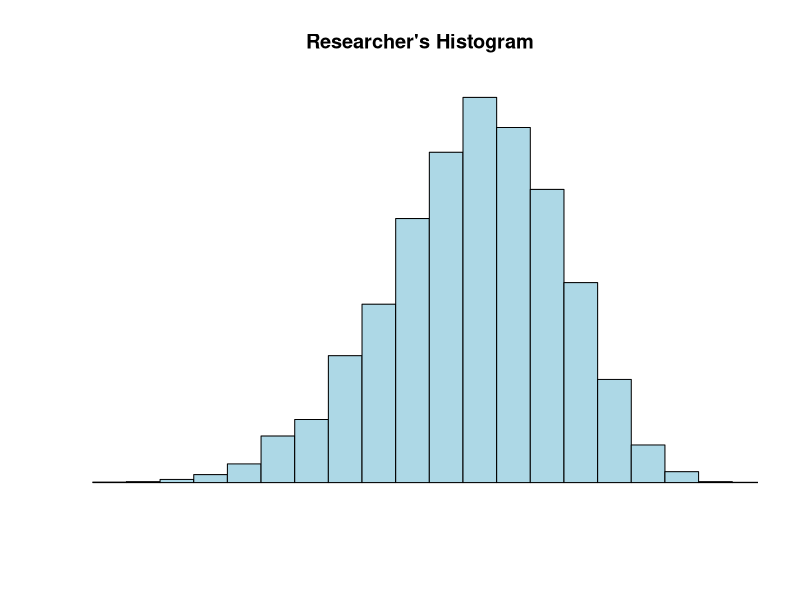
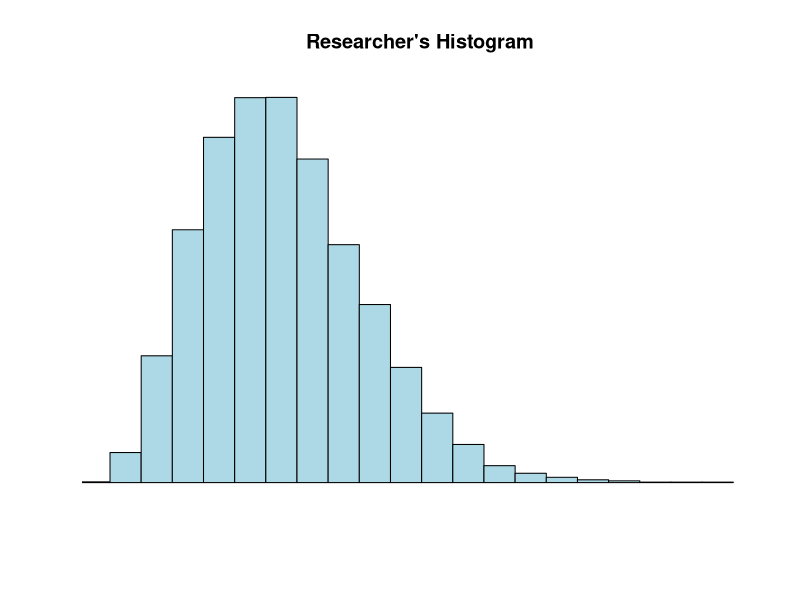
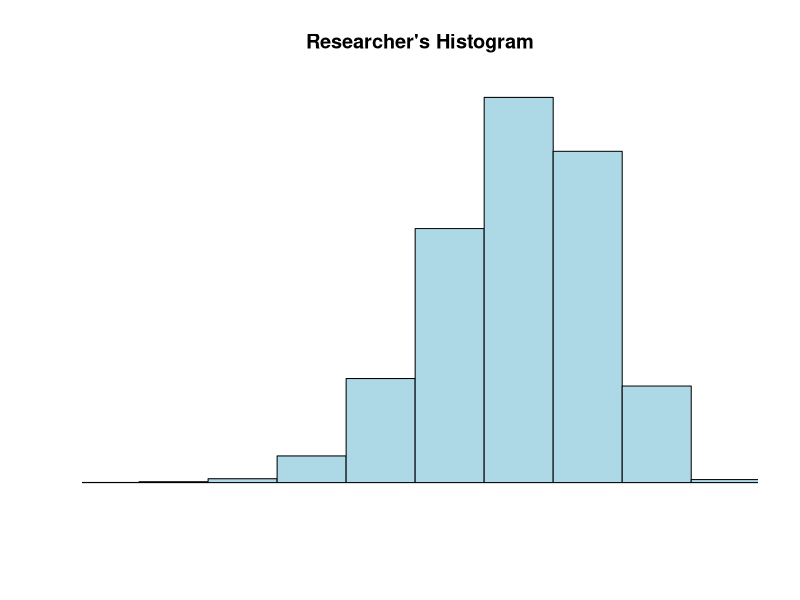
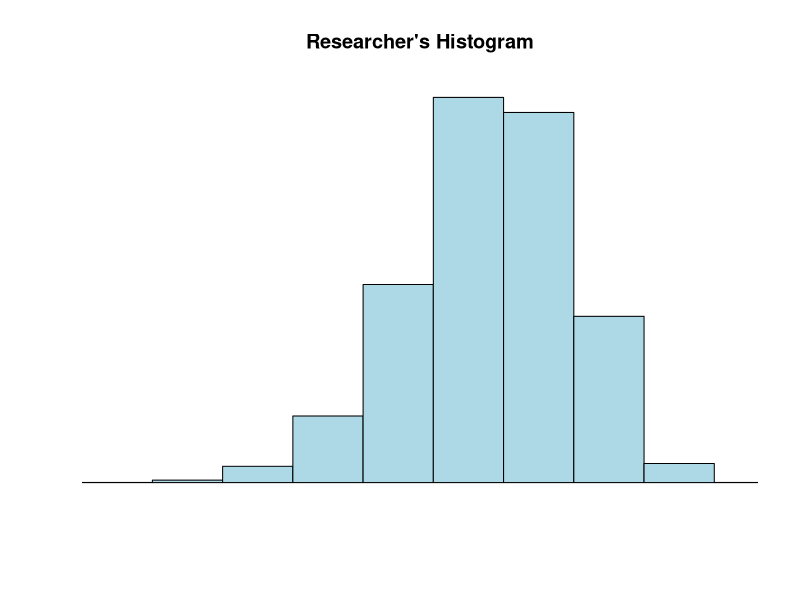
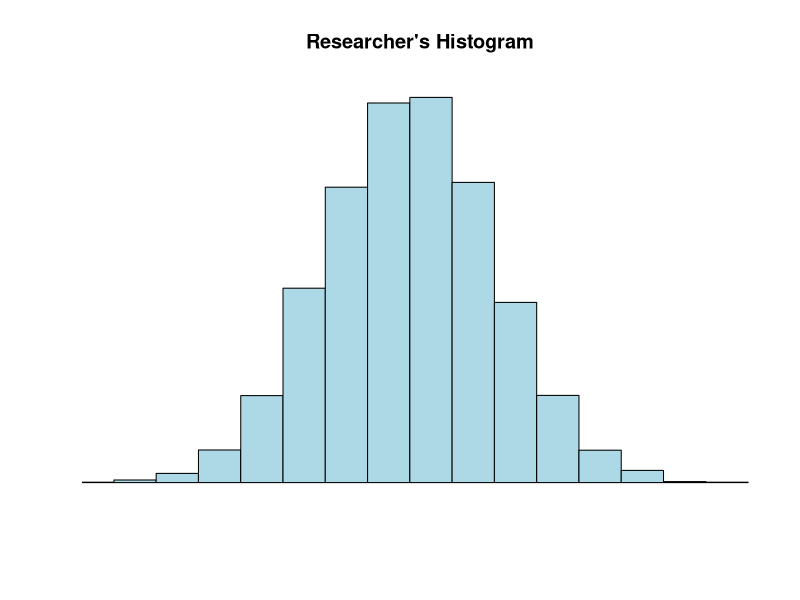
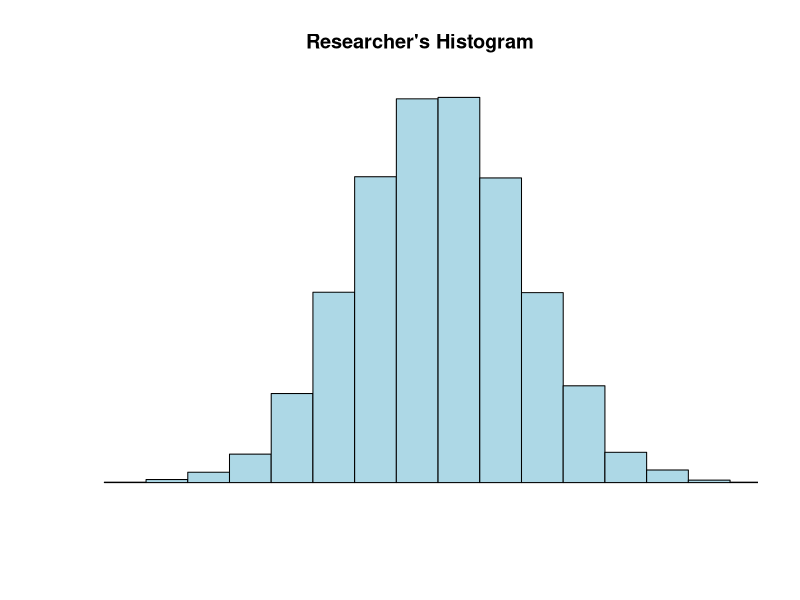
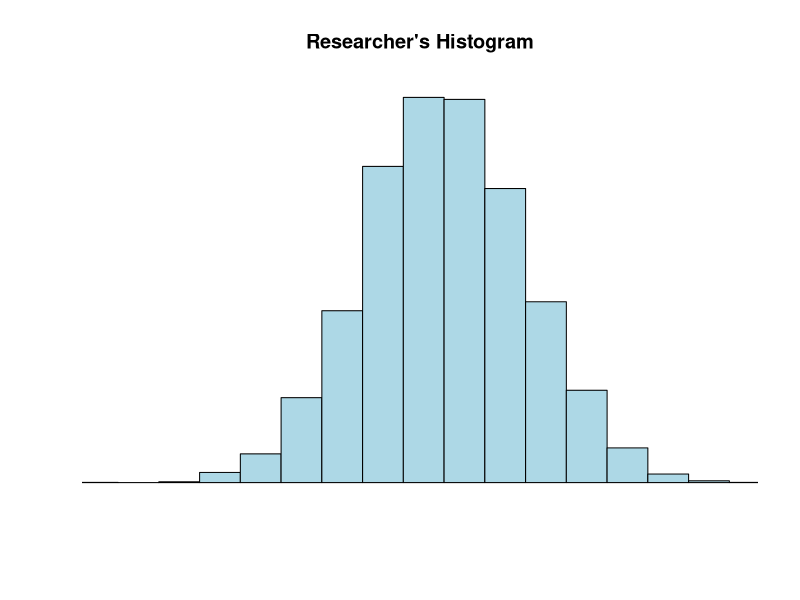
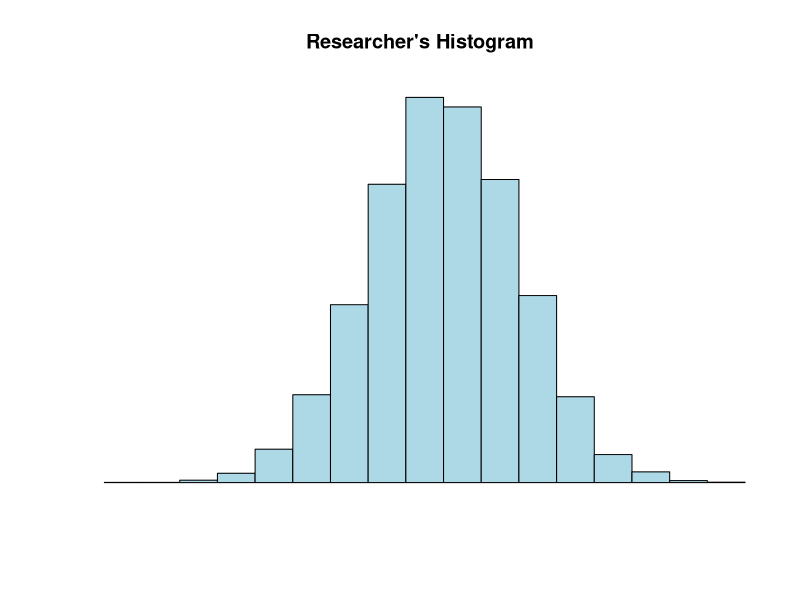

R code for these plots, in order: (Note: this script raises an error after producing the figures.)
##### I currently plan to create a bank of 5000 random questions per test,      #####
##### which requires 25 distinct generators per test as they appear below. So,  #####
##### 75 total genrators for a semester of three tests. Once finished with      #####
##### individual generators, I will begin function wrapping, creating either a  #####
##### single function with many adaptive arguments, or a suite of functions.    #####

##### These will help streamline test writing, requiring only that one runs the #####
##### code and occasionally re-uploads the test banks. The longest part of the  #####
##### process is waiting on the e-learning uploads of the CSVs so-created.      #####                                                               #####

##### 10/25 Generators for test 1 completed  #####
##### 0/25 Generators for test 2 completed  #####
##### 0/25 Generators for test 3 completed  #####

#### 0/75 Generators wrapped into functions #####

##### n is the number of questions desired, answers is the number of answers    #####
##### per question, points.per.q are the points assigned to each question,      #####
##### difficulty is the difficulty assigned to each question, and type is the   #####
##### question's category (all as listed on e-learning. I've labeled the        #####
##### questions by concept, e-learning type, and creation of the concept/type   #####
##### pair. For example, MeanMC1 is a generator for my first very simple        #####
##### multiple choice question about a mean.                                    #####

##### MeanMC1 #####
title <- "MeanMC1"
n = 200
type <- "MC"
answers <- 4
points.per.q <- 4
difficulty <- 1
quest.txt <- "What is the mean of the following dataset?"
dat.size = 5
digits = 1
questions <- data.frame()
for(i in 1:n)
{
ID <- paste(title, i, sep = "-")
points <- sample(c(rep(0,answers-1),100),replace=F)
corr.ind <- 6 + which.max(points)
data <- round(rnorm(dat.size,mean=rnorm(1,mean=900,sd=400),sd=200) + (0.5*rt(dat.size,df=30)), digits = digits)
corr.ans <- round(mean(data), digits = digits)
ans.txt <- round(rnorm(answers,mean=rnorm(1,mean=900,sd=400),sd=200) + (0.75*rt(answers,df=30)), digits = digits)
hint <- "Watch out for negatives!"
feedback <- "Did you sum the numbers (subtracting any negatives) and divide by the sample size?"
param <- c("NewQuestion","ID","Title","QuestionText","Points","Difficulty",
           rep("Option", answers),"Hint","Feedback")
content <- c(type, ID, ID, paste(quest.txt,
                                                     paste(as.character(data),
                                                           collapse=", ",sep=""),
                                                     collapse = ""),
             points.per.q, difficulty, points, hint, feedback)
options <- c(rep("",6), ans.txt, rep("",2))
options[corr.ind] <- corr.ans
questions[(1+(8+answers)*i):((8+answers)*(i+1)),1] <- param
questions[(1+(8+answers)*i):((8+answers)*(i+1)),2] <- content
questions[(1+(8+answers)*i):((8+answers)*(i+1)),3] <- options
}
questions <- questions[(9+answers):((8+answers)*(n+1)),]
write.table(questions, sep=",", file=paste(title, ".csv", sep = ""),
            row.names=F, col.names=F)

##### MedianMC1 #####
title <- "MedianMC1"
n = 200
type <- "MC"
answers <- 4
points.per.q <- 4
difficulty <- 1
quest.txt <- "What is the median of the following dataset?"
digits = 1
questions <- data.frame()
for(i in 1:n)
{
  ID <- paste(title, i, sep = "-")
  dat.size = sample(c(5,6), size = 1)
  points <- sample(c(rep(0,answers-1),100),replace=F)
  corr.ind <- 6 + which.max(points)
  data <- round(rnorm(dat.size,mean=rnorm(1,mean=900,sd=400),sd=200) + (0.5*rt(dat.size,df=30)), digits = digits)
  corr.ans <- round(median(data), digits = digits)
  ans.txt <- round(sample(c(median(data)-15.2, sd(data),
                       rnorm(answers-2,mean=rnorm(1,mean=900,sd=400),sd=200) + (0.5*rt(answers-2,df=30))),
                     replace = F),
                   digits = digits)
  hint <- "Sort the data first."
  feedback <- "Sort and find the middle number, or take the average of the two middle numbers."
  param <- c("NewQuestion","ID","Title","QuestionText","Points","Difficulty",
             rep("Option", answers),"Hint","Feedback")
  content <- c(type, ID, ID, paste(quest.txt,
                                                           paste(as.character(data),
                                                                 collapse=", ",sep=""),
                                                           collapse = ""),
               points.per.q, difficulty, points, hint, feedback)
  options <- c(rep("",6), ans.txt, rep("",2))
  options[corr.ind] <- corr.ans
  questions[(1+(8+answers)*i):((8+answers)*(i+1)),1] <- param
  questions[(1+(8+answers)*i):((8+answers)*(i+1)),2] <- content
  questions[(1+(8+answers)*i):((8+answers)*(i+1)),3] <- options
}
questions <- questions[(9+answers):((8+answers)*(n+1)),]
write.table(questions, sep=",", file=paste(title, ".csv", sep = ""),
            row.names=F, col.names=F)

##### SDMC1 #####
title <- "SDMC1"
n = 200
type <- "MC"
answers <- 4
points.per.q <- 4
difficulty <- 1
quest.txt <- "What is the SD of the following dataset?"
dat.size = 5
digits = 1
questions <- data.frame()
for(i in 1:n)
{
  ID <- paste(title, i, sep = "-")
  points <- sample(c(rep(0,answers-1),100),replace=F)
  corr.ind <- 6 + which.max(points)
  data <- round(rnorm(dat.size,mean=rnorm(1,mean=900,sd=400),sd=200) + (0.5*rt(dat.size,df=30)), digits = 1)
  corr.ans <- round(sd(data), digits = digits)
  ans.txt <- round(sample(c(sd(data)^2, sqrt(sd(data)^2*(dat.size-1)),
                       rnorm(answers-2,mean=rnorm(1,mean=900,sd=400),sd=200) + (0.5*rt(answers-2,df=30))),
                     replace = F), digits = digits)
  hint <- "Don't forget to take a square root at the end."
  feedback <- "1: Mean. 2: Squared differences. 3: Sum. 4: Divide. 5. Square Root. "
  param <- c("NewQuestion","ID","Title","QuestionText","Points","Difficulty",
             rep("Option", answers),"Hint","Feedback")
  content <- c(type, ID, ID, paste(quest.txt,
                                                       paste(as.character(data),
                                                             collapse=", ",sep=""),
                                                       collapse = ""),
               points.per.q, difficulty, points, hint, feedback)
  options <- c(rep("",6), round(ans.txt, digits = digits), rep("",2))
  options[corr.ind] <- corr.ans
  questions[(1+(8+answers)*i):((8+answers)*(i+1)),1] <- param
  questions[(1+(8+answers)*i):((8+answers)*(i+1)),2] <- content
  questions[(1+(8+answers)*i):((8+answers)*(i+1)),3] <- options
}
questions <- questions[(9+answers):((8+answers)*(n+1)),]
write.table(questions, sep=",", file=paste(title, ".csv", sep = ""),
            row.names=F, col.names=F)

##### NormDistMC1 #####
title <- "NormDistMC1"
n = 200
type <- "MC"
answers <- 4
points.per.q <- 4
difficulty <- 1
quest.txt1 <- "Given that some normally distributed data has a mean of "
quest.txt2 <- " and a standard deviation of "
quest.txt3 <- ". What is the probability that a randomly sampled datapoint will be less than "
quest.txt4 <- "?"
dat.size = 1
digits = 3
questions <- data.frame()
for(i in 1:n)
{
  ID <- paste(title, i, sep = "-")
  points <- sample(c(rep(0,answers-1),100),replace=F)
  corr.ind <- 6 + which.max(points)
  data1 <- rnorm(dat.size,mean=rnorm(1,mean=900,sd=300),sd=100) + (0.25*rt(dat.size,df=30))
  data2 <- runif(dat.size, 65, 150)
  data3 <- sample(c(runif(dat.size, data1 - 180, data1 - 5),
                  runif(dat.size, data1 + 5, data1 + 180)), size = dat.size)
  corr.ans <- pnorm(round(((data3 - data1)/data2), digits = 2))
  up.min <- corr.ans + .05
  down.max <- corr.ans - .05
  ans.txt <- sample(if(corr.ans < .025){runif(answers, up.min, 1.05)}
                    else{if(corr.ans > .975){runif(answers, -0.05, down.max)}
                      else{c(runif(ceiling(answers/2), -0.05, down.max),
                             runif(ceiling(answers/2), up.min, 1.05))}},
                    size = answers, replace = F)
  hint <- "You'll need your Z-table for this question."
  feedback <- "1: Calculate Z. 2: Find area below on the Z-table."
  param <- c("NewQuestion","ID","Title","QuestionText","Points","Difficulty",
             rep("Option", answers),"Hint","Feedback")
  content <- c(type, ID, ID, paste(quest.txt1, round(data1, digits=3), quest.txt2,
                                                                round(data2, digits=3), quest.txt3, 
                                                                round(data3, digits = 3), quest.txt4,
                                                                collapse = "", sep= ""),
               points.per.q, difficulty, points, hint, feedback)
  options <- c(rep("",6), round(ans.txt, digits = digits), rep("",2))
  options[corr.ind] <- round(corr.ans,digits = digits)
  questions[(1+(8+answers)*i):((8+answers)*(i+1)),1] <- param
  questions[(1+(8+answers)*i):((8+answers)*(i+1)),2] <- content
  questions[(1+(8+answers)*i):((8+answers)*(i+1)),3] <- options
}
questions <- questions[(9+answers):((8+answers)*(n+1)),]
write.table(questions, sep=",", file=paste(title, ".csv", sep = ""),
            row.names=F, col.names=F)

##### NormDistMC2 #####
title <- "NormDistMC2"
n = 200
type <- "MC"
answers <- 4
points.per.q <- 4
difficulty <- 1
quest.txt1 <- "Given that some normally distributed data has a mean of "
quest.txt2 <- " and a standard deviation of "
quest.txt3 <- ". What is the probability that a randomly sampled datapoint will be greater than "
quest.txt4 <- "?"
dat.size = 1
digits = 3
questions <- data.frame()
for(i in 1:n)
{
  ID <- paste(title, i, sep = "-")
  points <- sample(c(rep(0,answers-1),100),replace=F)
  corr.ind <- 6 + which.max(points)
  data1 <- rnorm(dat.size,mean=rnorm(1,mean=900,sd=300),sd=100) + (0.25*rt(dat.size,df=30))
  data2 <- runif(dat.size, 65, 150)
  data3 <- sample(c(runif(dat.size, data1 - 180, data1 - 5),
                    runif(dat.size, data1 + 5, data1 + 180)), size = dat.size)
  corr.ans <- 1 - pnorm(round(((data3-data1)/data2), digits = 2))
  up.min <- corr.ans + .05
  down.max <- corr.ans - .05
  ans.txt <- sample(if(corr.ans < .025){runif(answers, up.min, 1.05)}
                    else{if(corr.ans > .975){runif(answers, -0.05, down.max)}
                         else{c(runif(ceiling(answers/2), -0.05, down.max),
                                runif(ceiling(answers/2), up.min, 1.05))}},
                    size = answers, replace = F)
  hint <- "You'll need your Z-table for this question."
  feedback <- "1: Calculate Z. 2: Find area below on the Z-table. 3: Take 1 - area below."
  param <- c("NewQuestion","ID","Title","QuestionText","Points","Difficulty",
             rep("Option", answers),"Hint","Feedback")
  content <- c(type, ID, ID, paste(quest.txt1, round(data1, digits=3), quest.txt2,
                                                                round(data2, digits=3), quest.txt3, 
                                                                round(data3, digits = 3), quest.txt4,
                                                                collapse = "", sep= ""),
               points.per.q, difficulty, points, hint, feedback)
  options <- c(rep("",6), round(ans.txt, digits = digits), rep("",2))
  options[corr.ind] <- round(corr.ans,digits = digits)
  questions[(1+(8+answers)*i):((8+answers)*(i+1)),1] <- param
  questions[(1+(8+answers)*i):((8+answers)*(i+1)),2] <- content
  questions[(1+(8+answers)*i):((8+answers)*(i+1)),3] <- options
}
questions <- questions[(9+answers):((8+answers)*(n+1)),]
write.table(questions, sep=",", file=paste(title, ".csv", sep = ""),
            row.names=F, col.names=F)

##### InvNormMC1 #####
title <- "InvNormMC1"
n = 200
type <- "MC"
answers <- 4
points.per.q <- 4
difficulty <- 1
quest.txt1 <- "Given that some normally distributed data has a mean of "
quest.txt2 <- " and a standard deviation of "
quest.txt3 <- ". What is the value x of this dataset where "
quest.txt4 <- "% of all other data values are "
dat.size = 1
digits = 1
questions <- data.frame()
for(i in 1:n)
{
  ID <- paste(title, i, sep = "-")
  points <- sample(c(rep(0,answers-1),100), replace=F)
  corr.ind <- 6 + which.max(points)
  data1 <- round((rnorm(dat.size,mean=rnorm(1,mean=900,sd=300),sd=100) + (0.25*rt(dat.size,df=30))), digits = digits)
  data2 <- round(runif(dat.size, 65, 150), digits = digits) 
  data3 <- round(runif(dat.size, 3, 97), digits = 0)
  data4 <- sample(c("less?", "greater?"), size = 1)
  corr.ans <- ifelse(data4 == "less?", (data2*round(qnorm(data3/100), digits = 2) + data1),
                     (data2*round(qnorm(data3/100, lower.tail = F), digits = 2) + data1))
  up.min <- corr.ans + data2/3
  down.max <- corr.ans - data2/3
  ans.txt <- sample(if(corr.ans < (data1 - 2*data2)){runif(answers, up.min, (data1 + 4*data2))}
                       else{if(corr.ans > (data1 + 2*data2)){runif(answers, (data1 - 4*data2), down.max)}
                            else{c(runif(ceiling(answers/2), (data1 - 4*data2), down.max),
                                   runif(ceiling(answers/2), up.min, (data1 + 4*data2)))}},
                    size = answers, replace = F)
  hint <- "This is an inverted or 'backward' Z-table question. Pick the closest answer."
  feedback <- "1: Find the closest probability on the Z-table. 2: Find the Z value. 3: Calculate the value x."
  param <- c("NewQuestion","ID","Title","QuestionText","Points","Difficulty",
             rep("Option", answers),"Hint","Feedback")
  content <- c(type, ID, ID, paste(quest.txt1, data1, quest.txt2,
                                                                data2, quest.txt3, data3, quest.txt4,
                                                                data4, collapse = "", sep= ""),
               points.per.q, difficulty, points, hint, feedback)
  options <- c(rep("",6), round(ans.txt, digits = digits), rep("",2))
  options[corr.ind] <- round(corr.ans, digits = digits)
  questions[(1+(8+answers)*i):((8+answers)*(i+1)),1] <- param
  questions[(1+(8+answers)*i):((8+answers)*(i+1)),2] <- content
  questions[(1+(8+answers)*i):((8+answers)*(i+1)),3] <- options
}
questions <- questions[(9+answers):((8+answers)*(n+1)),]
write.table(questions, sep=",", file=paste(title, ".csv", sep = ""),
            row.names=F, col.names=F)

##### RobustMC1 #####
title <- "RobustMC1"
n = 200
type <- "MC"
answers <- 5
points.per.q <- 4
difficulty <- 1
quest.txt1 <- "A researcher wants to estimate the center of her data's distribution with a statistic that is "
quest.txt2 <- " Which statistic should she select for this purpose?"
dat.size = 
digits = 
questions <- data.frame()
for(i in 1:n)
{
  ID <- paste(title, i, sep = "-")
  points <- sample(c(rep(0,answers-1),100),replace=F)
  corr.ind <- 6 + which.max(points)
  data <- sample(c("the least robust.", "the most robust."), size = 1)
  corr.ans <- ifelse(data == "the least robust.", "The mean", "The median")
  ans.txt <- sample(c(ifelse(data == "the least robust", "The median", "The mean"), "The 10% trimmed mean",
                       "The first quartile", "The third quartile", "The full range (max - min)", "The middle 50% range (Q3 - Q1)",
                       "The standard deviation", "The maximum", "The minimum", "A relative frequency"),
                     size = answers)
  hint <- "Remember that 'robust' means insensitive to outliers."
  feedback <- "The mean is least robust, and the median is most robust."
  param <- c("NewQuestion","ID","Title","QuestionText","Points","Difficulty",
             rep("Option", answers),"Hint","Feedback")
  content <- c(type, ID, ID, paste(quest.txt1, data, quest.txt2,
                                                          collapse = "", sep = ""),
               points.per.q, difficulty, points, hint, feedback)
  options <- c(rep("",6), ans.txt, rep("",2))
  options[corr.ind] <- corr.ans
  questions[(1+(8+answers)*i):((8+answers)*(i+1)),1] <- param
  questions[(1+(8+answers)*i):((8+answers)*(i+1)),2] <- content
  questions[(1+(8+answers)*i):((8+answers)*(i+1)),3] <- options
}
questions <- questions[((9+answers)):((8+answers)*(n+1)),]
write.table(questions, sep=",", file=paste(title, ".csv", sep = ""),
            row.names=F, col.names=F)

##### EmpRuleMC1 #####
title <- "EmpRuleMC1"
n = 200
type <- "MC"
answers <- 4
points.per.q <- 4
difficulty <- 1
quest.txt1 <- "Given that some normally distributed data has a mean of "
quest.txt2 <- " and a standard deviation of "
quest.txt3 <- ". What is the "
quest.txt4 <- " endpoint of the interval that is centered on the mean and includes "
quest.txt5 <- "% of all the data?"
dat.size = 1
digits = 2
questions <- data.frame()
for(i in 1:n)
{
  ID <- paste(title, i, sep = "-")
  points <- sample(c(rep(0,answers-1),100), replace=F)
  corr.ind <- 6 + which.max(points)
  data1 <- round((rnorm(dat.size,mean=rnorm(1,mean=900,sd=300),sd=100) + (0.25*rt(dat.size,df=30))), digits = digits)
  data2 <- round(runif(dat.size, 65, 150), digits = digits)
  data3 <- sample(c("lower", "upper"), size = 1)
  data4 <- sample(c(68, 95, 99.7), size = 1)
  corr.ans <- ifelse((data3 == "lower"), (data1 - data2*if(data4 == 68){1}
                                                       else{if(data4 == 95){2}
                                                            else{3}}),
                     (data1 + data2*if(data4 == 68){1}
                                    else{if(data4 == 95){2}
                                         else{3}}))
  up.min <- corr.ans + data2/3
  down.max <- corr.ans - data2/3
  ans.txt <- sample(if(corr.ans == data1 - 3*data2){runif(answers, up.min, (data1 + 4*data2))}
                    else{if(corr.ans == (data1 + 3*data2)){runif(answers, (data1 - 4*data2), down.max)}
                      else{c(runif(ceiling(answers/2), (data1 - 4*data2), down.max),
                             runif(ceiling(answers/2), up.min, (data1 + 4*data2)))}},
                    size = answers, replace = F)
  hint <- "This is an empirical rule question."
  feedback <- "1: Determine if the endpoint is lower or upper. 2: Find the probability centered on the mean (68, 95, or 99.7%). 3: Subtract or add 1, 2, or 3 SDs from the mean depending on steps 1 and 2."
  param <- c("NewQuestion","ID","Title","QuestionText","Points","Difficulty",
             rep("Option", answers),"Hint","Feedback")
  content <- c(type, ID, ID, paste(quest.txt1, data1, quest.txt2,
                                   data2, quest.txt3, data3, quest.txt4,
                                   data4, quest.txt5, collapse = "", sep= ""),
               points.per.q, difficulty, points, hint, feedback)
  options <- c(rep("",6), round(ans.txt, digits = digits), rep("",2))
  options[corr.ind] <- round(corr.ans, digits = digits)
  questions[(1+(8+answers)*i):((8+answers)*(i+1)),1] <- param
  questions[(1+(8+answers)*i):((8+answers)*(i+1)),2] <- content
  questions[(1+(8+answers)*i):((8+answers)*(i+1)),3] <- options
}
questions <- questions[(9+answers):((8+answers)*(n+1)),]
write.table(questions, sep=",", file=paste(title, ".csv", sep = ""),
            row.names=F, col.names=F)

##### VarTypeMC1 #####
title <- "VarTypeMC1"
n = 200
type <- "MC"
answers <- 4
points.per.q <- 4
difficulty <- 1
quest.txt1 <- "A student wants to visualize data that is "
quest.txt2 <- ". What kind of graph should she select for this purpose?"
dat.size = 
digits = 
questions <- data.frame()
for(i in 1:n)
{
  ID <- paste(title, i, sep = "-")
  points <- sample(c(rep(0,answers-1),100),replace=F)
  corr.ind <- 6 + which.max(points)
  data <- sample(c("categorical", "numerical"), size = 1)
  cat.ans <- c("Bar Graph", "Pie Graph")
  cat.supp <- c("None of These", "All of These")
  num.ans <- c("Stem & Leaf Plot", "Histogram", "Dot Plot", "Box Plot")
  corr.ans <- ifelse(data == "categorical", sample(cat.ans, size = 1), sample(num.ans, size = 1))
  ans.txt <- if(data == "categorical"){sample(num.ans, size = answers)}
             else{c(sample(cat.ans, size = length(cat.ans)), sample(cat.supp, size = length(cat.supp)))}
  hint <- "Focus on the variable type: categorical vs. numeric."
  feedback <- "Categorical: Bar or Pie. Numeric: Stem & Leaf, Histogram, Dot, or Box."
  param <- c("NewQuestion","ID","Title","QuestionText","Points","Difficulty",
             rep("Option", answers),"Hint","Feedback")
  content <- c(type, ID, ID, paste(quest.txt1, data, quest.txt2,
                                   collapse = "", sep = ""),
               points.per.q, difficulty, points, hint, feedback)
  options <- c(rep("",6), ans.txt, rep("",2))
  options[corr.ind] <- corr.ans
  questions[(1+(8+answers)*i):((8+answers)*(i+1)),1] <- param
  questions[(1+(8+answers)*i):((8+answers)*(i+1)),2] <- content
  questions[(1+(8+answers)*i):((8+answers)*(i+1)),3] <- options
}
questions <- questions[((9+answers)):((8+answers)*(n+1)),]
write.table(questions, sep=",", file=paste(title, ".csv", sep = ""),
            row.names=F, col.names=F)

##### VarTypeMC2 #####
title <- "VarTypeMC2"
n = 200
type <- "MC"
answers <- 2
points.per.q <- 4
difficulty <- 1
quest.txt1 <- "A student decides to take a survey for her class project. She randomly surveys other students and records their "
quest.txt2 <- ". She decides to use a "
quest.txt3 <- " to visualize this data. Did she choose a correct graphic?"
dat.size = 
digits = 
questions <- data.frame()
for(i in 1:n)
{
  ID <- paste(title, i, sep = "-")
  points <- sample(c(rep(0,answers-1),100),replace=F)
  corr.ind <- 6 + which.max(points)
  num.data1 <- c("heights in inches", "weights in lbs", "GPAs in raw points",
                "hours spent sleeping per night", "hours spent studying per day",
                "vertical leap in inches", "age in years", "calories consumed per day",
                "current number of completed STEM courses", "years left before their anticipated graduation-date")
  cat.data1 <- c("heights in ranges (5.0-5.5 ft, 5.5-6 ft, etc)", "weights in ranges (100-125 lbs, 125-150 lbs, etc.)",
                "racial demographics", "countries of origin", "emotional states (sad, happy, etc.)",
                "tax income brackets", "marital statuses", "living arrangements (dorm, off-campus apartment, etc.)",
                "nationalities", "native language (English, Spanish, etc.)")
  data1 <- sample(c(num.data1, cat.data1), size = 1)
  num.data2 <- c("relative frequency table", "stem & leaf plot", "histogram",
                       "dotplot", "boxplot")
  cat.data2 <- c("relative frequency table","bar graph", "pie graph")
  data2 <- sample(c(num.data2, cat.data2), size = 1)
  corr.ans <- if(((data1 %in% cat.data1) & (data2 %in% cat.data2)) |
                 ((data1 %in% num.data1) & (data2 %in% num.data2))){"Yes"}
              else{"No"}
  ans.txt <- rep(if(corr.ans == "Yes"){"No"}else{"Yes"}, 2)
  hint <- "What is the variable's type: categorical or numeric?"
  feedback <- "Categorical: Bar, RF table, or Pie. Numeric: Stem & Leaf, RF table, Histogram, Dot, or Box."
  param <- c("NewQuestion","ID","Title","QuestionText","Points","Difficulty",
             rep("Option", answers),"Hint","Feedback")
  content <- c(type, ID, ID, paste(quest.txt1, data1, quest.txt2, data2, quest.txt3,
                                   collapse = "", sep = ""),
               points.per.q, difficulty, points, hint, feedback)
  options <- c(rep("",6), ans.txt, rep("",2))
  options[corr.ind] <- corr.ans
  questions[(1+(8+answers)*i):((8+answers)*(i+1)),1] <- param
  questions[(1+(8+answers)*i):((8+answers)*(i+1)),2] <- content
  questions[(1+(8+answers)*i):((8+answers)*(i+1)),3] <- options
}
questions <- questions[((9+answers)):((8+answers)*(n+1)),]
write.table(questions, sep=",", file=paste(title, ".csv", sep = ""),
            row.names=F, col.names=F)

##### SkewTypeMC1 #####
title <- "SkewTypeMC1"
n = 200
type <- "MC"
answers <- 4
points.per.q <- 4
difficulty <- 1
quest.txt <- "While analyzing a dataset, a researcher plots a histogram of one of her variables. The histogram she makes is depicted. What type of skew, if any, is present in the variable's distribution?"
dat.size = 10000
digits = 3
hint <- "Even a small amount of skew counts here!"
feedback <- "Left Skew: Left tail. Right Skew: Right tail. No Skew: Symmetric tails."
questions <- data.frame()
for(i in 1:n)
{
  ID <- paste(title, i, sep = "-")
  points <- sample(c(rep(0,answers-1),100),replace=F)
  corr.ind <- 7 + which.max(points)
  left.shape1 <- runif(1,30,50)
  left.shape2 <- runif(1,1,20)
  left.data <- rbeta(dat.size, left.shape1, left.shape2)
  right.shape1 <- runif(1,1,20)
  right.shape2 <- runif(1,30,50)
  right.data <- rbeta(dat.size, right.shape1, right.shape2)
  sym.data <- rnorm(dat.size, 0, 20)
  data.dec <- sample(c(1,2,3), size = 1)
  data <- if(data.dec == 1){sym.data}else{if(data.dec == 2){left.data}else{right.data}}
  corr.ans <- if(identical(data, sym.data)){"No Skew"}else{if(identical(data, right.data)){"Right Skew"}else{"Left Skew"}}
  ans.txt <- if(corr.ans == "No Skew"){c(sample(c("Right Skew", "Left Skew"), size = answers-2),
                                              sample(c("All of These", "None of These"), size = answers-2))}
             else{if(corr.ans == "Left Skew"){c(sample(c("Right Skew", "No Skew"), size = answers-2),
                                                sample(c("All of These", "None of These"), size = answers-2))}
                  else{c(sample(c("No Skew", "Left Skew"), size = answers-2),
                         sample(c("All of These", "None of These"), size = answers-2))}}
  param <- c("NewQuestion","ID","Title","QuestionText","Points","Difficulty", "Image",
             rep("Option", answers),"Hint","Feedback")
  content <- c(type, ID, ID, quest.txt, points.per.q, difficulty,
               paste(paste(title, i, sep = "-"), ".jpeg", sep = ""),
               points, hint, feedback)
  options <- c(rep("",7), ans.txt, rep("",2))
  options[corr.ind] <- corr.ans
  questions[(1+(9+answers)*i):((9+answers)*(i+1)),1] <- param
  questions[(1+(9+answers)*i):((9+answers)*(i+1)),2] <- content
  questions[(1+(9+answers)*i):((9+answers)*(i+1)),3] <- options
  jpeg(filename=paste(paste(title, i, sep = "-"), ".jpeg", sep = ""))
  hist(data, xlim=c(min(data),max(data)), probability=T, 
       col='lightblue', xlab=' ', ylab=' ', axes=F,
       main = "Researcher's Histogram")
  dev.off()
}
questions <- questions[((10+answers)):((9+answers)*(n+1)),]
write.table(questions, sep=",", file=paste(title, ".csv", sep = ""),
            row.names=F, col.names=F)

##### For Tables #####
library(ggplot2)
library(gridExtra)
df <- data.frame(a=1:30, b=1:30)

png("test.png")
p<-tableGrob(df)
grid.arrange(p)
dev.off()